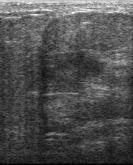
#> input picture vae/dataset/107.1_cam.bmp, 133 x 165 px; its folder holds 4 pictures in this run
$ python main.py   (older library calls are emulated)
#> lines starting #> are read from the running program, lines starting #| are printed output that depends on the picture
### vae/utils.py
import numpy as np
import os, random
from PIL import Image
import csv
import cv2
import glob
import tensorflow as tf
from scipy.misc import imrotate
import scipy


# [22 lines left out: functions merge, rotate, not called in this run]

def read_original_imgs(path):
    files = glob.glob(os.path.join(path,'*.bmp'))
    imgs = [np.asarray(Image.open(file))[:,:,:1]/255. for file in files]
    return imgs

def read_imgs_with_labels(path):
    files = glob.glob(os.path.join(path,'*B-mode.bmp'))
    imgs = [np.asarray(Image.open(file))[:,:,:1]/255. for file in files]
    Labels = [int(os.path.split(file)[1].split('.')[1].split('_')[0]) for file in files]
    return imgs, Labels, files


def split_train_test(imgs,labels,img_files, test_imgs_per_class = 5):
    np_labels = np.array(labels)
    t = np.random.permutation(np.where(np_labels==0)[0])
    test_index = t[:test_imgs_per_class]
    train_index = t[test_imgs_per_class:]
    t = np.random.permutation(np.where(np_labels==1)[0])
    test_index = np.concatenate([test_index,t[:test_imgs_per_class]])
    train_index = np.concatenate([train_index,t[test_imgs_per_class:]])
    train_imgs = [imgs[i] for i in train_index]
    train_labels = [labels[i] for i in train_index]
    train_imgs_files = [img_files[i] for i in train_index]
    test_imgs = [imgs[i] for i in test_index]
    test_labels = [labels[i] for i in test_index]
    test_imgs_files = [img_files[i] for i in test_index]
    return train_imgs, train_labels, test_imgs, test_labels, test_imgs_files, train_imgs_files

# [164 lines left out: functions get_next_random_batch, get_next_random_batch_with_labels, get_next_nonrandom_batch, get_test_batch, shift_batch, not called in this run]


def load_data_from_csv(path):
    dict = {}
    with open(path, newline = '') as data_file:
        data = csv.DictReader(data_file)
        for row in data:
            dict[row['filename']] = [row['x'], row['y'], row['height'], row['width']]
    return dict

# [52 lines left out: functions CreateCenerMassFile, ROC, not called in this run]

### vae/main.py
import tensorflow as tf
import numpy as np
#import matplotlib.pyplot as plt
import os
from scipy.misc import imsave as ims
from utils import *
from ops import *
import logging
from model import *


class LatentAttention():
    def __init__(self):
        self.original_dataset_path = r'./dataset'
        self.benchmark_path = r'./Benchmark2.csv'
        self.img_size = 128
        self.num_of_steps = 10000
        self.factor = 1

        #CreateCenerMassFile(self.original_dataset_path)

        self.unsupervised_imgs = read_original_imgs(self.original_dataset_path)
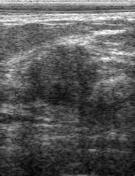
#> input picture vae/dataset/108_1.cam.bmp, 135 x 176 px
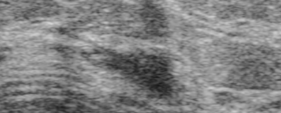
#> input picture vae/dataset/112.0_B-mode.bmp, 281 x 113 px
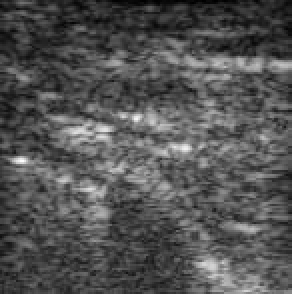
#> input picture vae/dataset/131.1_cam.bmp, 146 x 147 px (shown 2 times larger)
#> in read_original_imgs, `imgs = [np.asarray(Image.open(file))[:,:,:1]/255. for file in files]`: imgs = 4 items
#> self.unsupervised_imgs = 4 items
        self.supervised_imgs, self.supervised_imgs_labels, self.image_files = read_imgs_with_labels(self.original_dataset_path)
#> in read_imgs_with_labels, `imgs = [np.asarray(Image.open(file))[:,:,:1]/255. for file in files]`: imgs = 1 item
#> self.supervised_imgs = 1 item; self.supervised_imgs_labels = [0]; self.image_files = ['./dataset/112.0_B-mode.bmp']
        self.train_imgs, self.trian_labels, self.test_imgs, self.test_labels, self.test_img_files, self.train_img_files = split_train_test(self.supervised_imgs, self.supervised_imgs_labels,  self.image_files, test_imgs_per_class=5)
#> in split_train_test, `np_labels = np.array(labels)`: np_labels = [0]
#> in split_train_test, `train_index = t[test_imgs_per_class:]`: train_index = empty array
#> in split_train_test, `train_imgs = [imgs[i] for i in train_index]`: train_imgs = []
#> in split_train_test, `test_imgs = [imgs[i] for i in test_index]`: test_imgs = 1 item
#> in split_train_test, `test_labels = [labels[i] for i in test_index]`: test_labels = [0]
#> in split_train_test, `test_imgs_files = [img_files[i] for i in test_index]`: test_imgs_files = ['./dataset/112.0_B-mode.bmp']
#> self.train_imgs = []; self.trian_labels = []; self.test_imgs = 1 item; self.test_labels = [0]; self.test_img_files = ['./dataset/112.0_B-mode.bmp']; self.train_img_files = []
        self.image_pixel_data = load_data_from_csv(self.benchmark_path)
        self.images = tf.placeholder(tf.float32, [None, self.img_size, self.img_size, 1])


        self.tf_labels = tf.placeholder(tf.float32, [None])
        self.is_training = tf.placeholder(tf.bool, name='is_training')

        z_mean = recognition(self.images)
        z_mean = tf.layers.batch_normalization(z_mean, training=self.is_training, trainable=False)

        self.classifier_estimated = tf.squeeze(classifier_net(z_mean))
        class_w = (np.array(self.trian_labels)==0).sum()/(np.array(self.trian_labels)==1).sum()
        self.classifier_loss = tf.nn.weighted_cross_entropy_with_logits(targets=self.tf_labels, logits=self.classifier_estimated, pos_weight=class_w)

        self.generated_images = generation(z_mean)
        self.generation_loss = tf.reduce_mean((self.images - self.generated_images) ** 2)


        t_vars = tf.trainable_variables()
        self.e_vars = [var for var in t_vars if 'recognition' in var.name]
        self.d_vars = [var for var in t_vars if 'generation' in var.name]
        self.c_vars = [var for var in t_vars if 'classifier_net' in var.name]

        self.Loss1 = tf.reduce_mean(self.generation_loss)
        self.Loss2 = tf.reduce_mean(self.classifier_loss) + 0.007 * tf.nn.l2_loss(self.c_vars[0])

        extra_update_ops = tf.get_collection(tf.GraphKeys.UPDATE_OPS)
        with tf.control_dependencies(extra_update_ops):
            self.optimizer = tf.train.AdamOptimizer(0.001).minimize(self.Loss1,var_list=[self.e_vars+self.d_vars])
            self.optimizer2 = tf.train.GradientDescentOptimizer(0.1).minimize(self.Loss2,var_list=[self.c_vars])


    # [79 lines left out: function train, not called in this run]


            # [15 lines of commented-out code are left out]


try:
    os.remove(r'results/classifier_results.log')
except:
    pass
logging.basicConfig(filename=r'results/classifier_results.log', level=logging.DEBUG)
#> (the run stopped early here; a loop or call above may not have finished)
